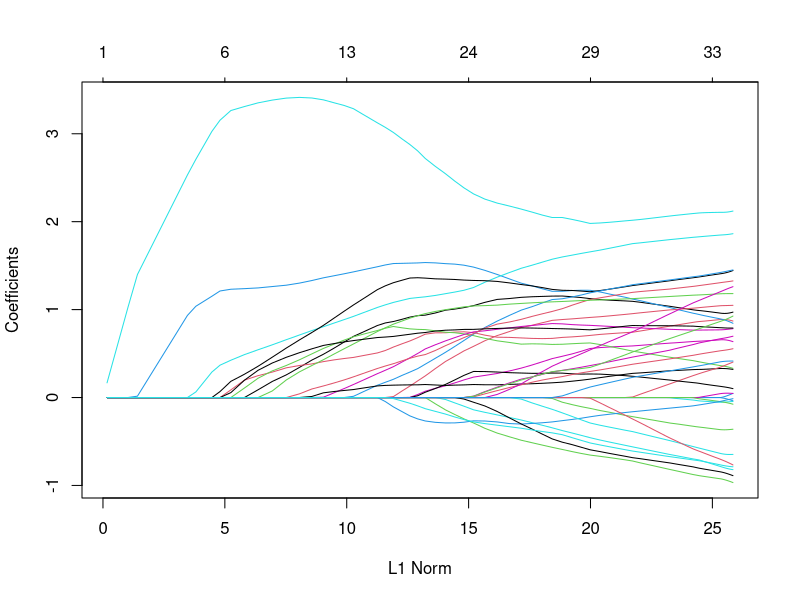
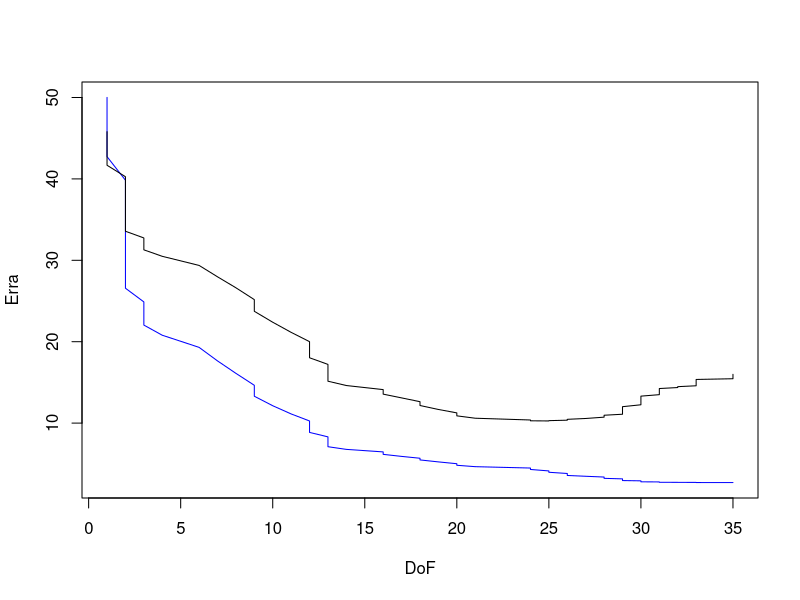

Write the R code that produced these figures, in order. (Note: this script raises an error after producing the figures.)
## ---- chunk 1
?rep
## ---- chunk 2
n = 50
d = 35
k = 15
beta = c(rep(1,k),rep(0,d-k)) 
nt = 10000
## ---- chunk 3
Co = matrix(rep(0,d*d),d,d) 
r = .5;
for (a in 1:d){
  for (b in 1:d){
    Co[a,b] = r^abs(a-b); 
  } 
}
## ---- chunk 4
X = matrix(rnorm(n*d,0,1),n,d) 
X = X%*%chol(Co);
e = rnorm(n,0,1);
sig = 2.5; # noise level
y = X%*%beta + sig*e 
## ---- chunk 5
#install.packages("glmnet", repos = "http://cran.us.r-project.org") 
library(glmnet)
## ---- chunk 6
nb_lam = 100;
L = 10^seq(log10(0.001),log10(5),len=nb_lam)
## ---- chunk 7
fit = glmnet(x=X, y=y, lambda=L)
## ---- chunk 8
plot(fit)
DoF = fit$df
## ---- chunk 9
yp = predict(fit,newx=X)
Erra = colMeans((matrix(rep(y,nb_lam),n,nb_lam) - yp)^2); 
plot(DoF,Erra,type="l", col="blue")
## ---- chunk 10
nrt = 10000;
Xt = matrix(rnorm(nt*d,0,1),nt,d)
Xt = Xt%*%chol(Co);
et = rnorm(nt,0,1);
yt = Xt%*%beta + sig*et;
ypt = predict(fit,newx=Xt)
Errt = colMeans((matrix(rep(yt,nb_lam),nt,nb_lam) - ypt)^2); 
lines(DoF,Errt)
## ---- chunk 11
Erri = rep(0,nb_lam) 
for (ii in 1:nb_lam){
  Erri[ii] = sig^2 + (t(fit$beta[,ii] - beta)%*%t(X)%*%X%*%(fit$beta[,ii] - beta))/n 
}
## ---- chunk 12
sighat2 = sig^2;
cp = Erra + 2*sighat2*DoF/n
## ---- chunk 13
Err_bs = 0.368*Erra + 0.632*Err_1
